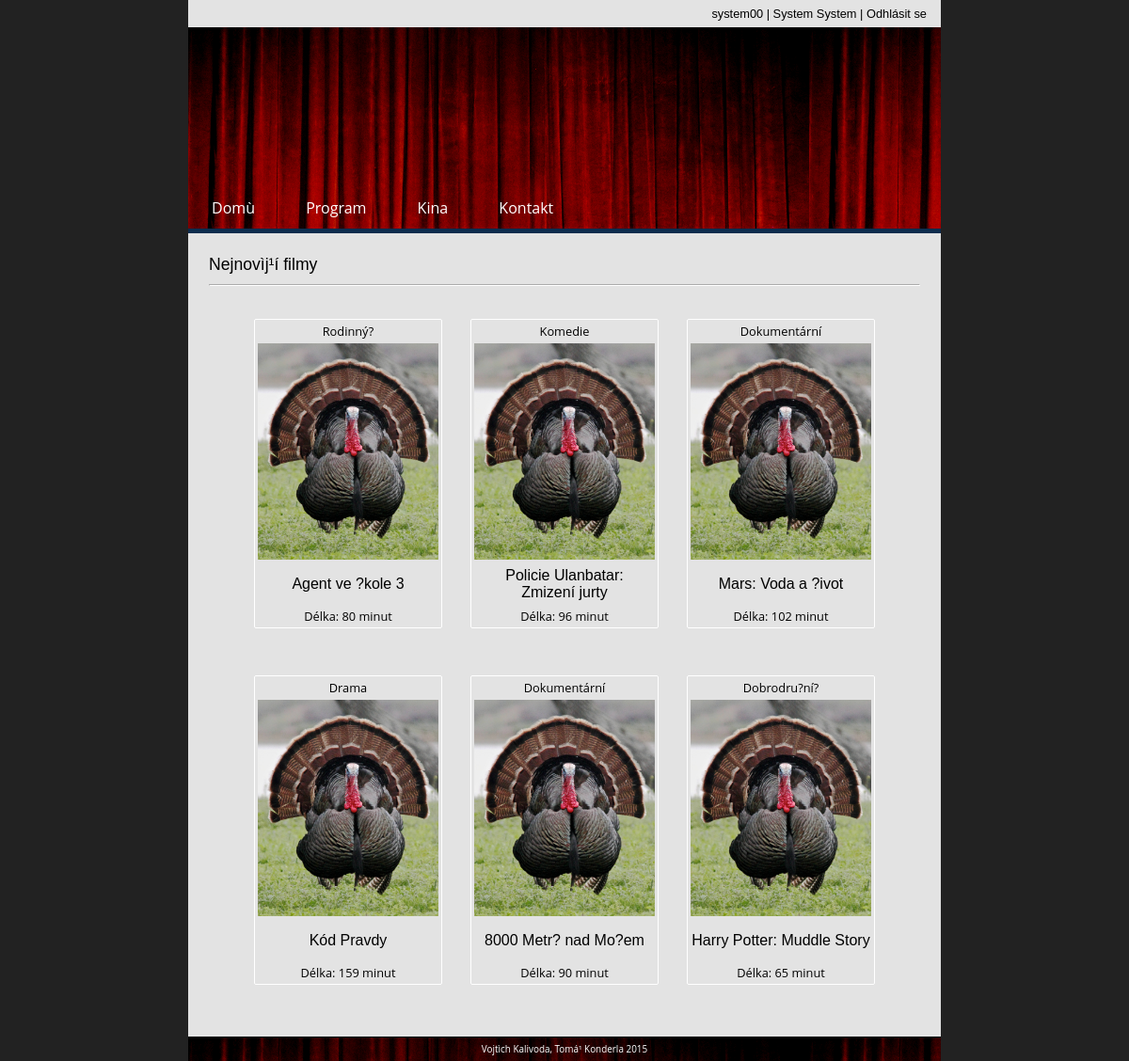
/index.php (signed in), run on the app's committed database.
### tables this page shows
CREATE TABLE `Klient` (
	`id_klienta` int(10) NOT NULL AUTO_INCREMENT PRIMARY KEY,
	jmeno VARCHAR(50) NOT NULL,
	prijmeni  VARCHAR(50) NOT NULL,
	username VARCHAR(50) UNIQUE NOT NULL,
	heslo VARCHAR(50) NOT NULL,
	vek INTEGER
);

CREATE TABLE `Film` (
	`id_filmu` INTEGER NOT NULL AUTO_INCREMENT PRIMARY KEY,
	`id_zanru` INTEGER NOT NULL,
	nazev VARCHAR(50) NOT NULL,
	autor  VARCHAR(50),
	delka INTEGER,
	datum_prijeti DATETIME,
	obrazek_cesta VARCHAR(50)
);

CREATE TABLE `Zanr` (
	`id_zanru` int NOT NULL AUTO_INCREMENT PRIMARY KEY,
	nazev VARCHAR(512) NOT NULL
);

### core.php (called while the page is built, shortened)
<?php
	require_once 'db_connection.php';
	$_userLogged_ = false;
	$_userRights_ = 0;
	if( isset($_SESSION['user']) and $_SESSION['user'] != "" )
		$_userLogged_ = $_SESSION['user'];
	if( isset($_SESSION['rights']) and $_SESSION['rights'] != "")
		$_userRights_ = $_SESSION['rights'];
	include 'header.php';
?>

### index.php (the view, shortened to what this page needs)
<?php
	require_once 'core.php';
?>
<!DOCTYPE HTML PUBLIC "-//W3C//DTD HTML 4.01 Transitional//EN>
<html>
<head>
	<link rel="stylesheet" href="css/style.css">
</head>
<body>
	<div class="content">
		<h2>Nejnovìj¹í filmy</h2>
		<hr noshade>
		<?php
			$sql = "SELECT F.nazev AS Fnazev, F.autor, F.delka, Z.nazev AS Znazev
					FROM Film F JOIN Zanr Z
					ON F.id_zanru = Z.id_zanru
					ORDER BY id_filmu
					DESC LIMIT 6";
			$result = $db->query($sql);
			if ($result->num_rows > 0)
			{
				$divide = 0;
				while($row = $result->fetch_assoc())
				{
					if($divide % 3 == 0)
						echo("<div class='movies'>");
					echo("<table class='moviesTable' >");
					echo("<tr><td><span class='description'>" . $row["Znazev"] . "</span></td></tr>");
					echo("<tr><td height='230px'><img src='img/movies/asd.jpg' width='100%' height='100%'></td></tr>");
					echo("<tr><td height='45px'><span class=''>" . $row["Fnazev"] . "</span></td></tr>");
					echo("<tr><td><span class='description'>Délka: " . $row["delka"] . " minut</span></td></tr>");
					echo("</table>");
					if($divide % 3 == 2)
						echo("</div>");
					$divide++;
				}
			}
			else
			    echo ("Doslo k SQL chybe: " . $db->error);
		?>
	</div>
	<?php include 'footer.php'; ?>
</body>
</html>

### header.php (shortened to what this page needs)
<div class="topbar">
	<?php
		if( $_userLogged_ )
		{
			if( $_userRights_ <= USER_RIGHTS )
			{
				$sql = "SELECT *
						FROM Klient
						WHERE id_klienta = '" . $_userLogged_ . "'";
			}
			else
			{
				$sql = "SELECT *
						FROM Zamestnanec
						WHERE id_zamestnance = '" . $_userLogged_ . "'";
			}
			$result = $db->query($sql);
			if( $result->num_rows == 1 )
			{
				$row = $result->fetch_assoc();
				if( $_userRights_ <= USER_RIGHTS )
					echo($row['username']);
				else
					echo($row['login']);
				echo(" | " . $row['jmeno'] . " " . $row['prijmeni'] . " | ");
				?>
					<a href="logout.php">Odhlásit se</a>
				<?php
			}
			else
			{
				?>
					<a href="login.php">Pøihlásit se</a>
				<?php
			}
		}
		else
		{
			?>
				<a href="login.php">Pøihlásit se</a>
			<?php
		}
	?>
</div>
<div class="mainMenu">
	<div class="menu">
		<div class="menuBG">
			<a href="index.php" class="menuItem">Domù</a>
			<a href="program.php" class="menuItem">Program</a>
			<a href="cinemas.php" class="menuItem">Kina</a>
			<a href="contact.php" class="menuItem">Kontakt</a>
		</div>
	</div>
</div>

### css/style.css (style rules this page uses)
.topbar { background: #e3e3e3; height: 29px; line-height: 29px; text-align: right; color: #000000; font-size: 0.8em; padding-right: 15px; }
.topbar a { text-decoration: none; color: #000000; }
body { font: 16px/1.5 Georgia, Verdana, Arial; margin: 0 auto; width: 800px; color: #000000; background-color: #222222; height:100%; }
.content { padding-top: 20px; padding-bottom: 20px; padding-left: 22px; padding-right: 22px; background-color: #e3e3e3; text-align: center; height: auto; min-height: 100%; }
h1, h2 { color: #000000; font-size: 1.7em; font-weight: normal; font-family: Verdana, Geneva, sans-serif; text-align: left; margin: 0px; }
h2 { font-size: 1.1em; }
.movies { color: #31A9B8; text-align: center; margin: 20px; }
.description { font-size: 0.8em; font-family: 'Open Sans', Verdana, 'Geneva CE', lucida, sans-serif; }
.mainMenu { background-image: url('../img/header.png'); font-family: 'Open Sans', Verdana, 'Geneva CE', lucida, sans-serif; border-bottom: 5px solid rgba(12,45,78,11); padding-top: 80px; width: 100%; }
.menu { font-size: 1.0em; text-align: left; margin-top: 100px; padding-bottom: 10px; }
.menu a { text-decoration: none; border-bottom: none; color: white; }
.menuItem { padding-right: 25px; padding-left: 25px; }
table { text-align: center; color: #000000; }
.moviesTable { height: 230px; width: 200px; margin: 15px; border-radius: 2px; border: 1px solid #fff; display: inline-table; }
hr { border-color: #fff; border-style: inset; }

### data on the page
klient: username "system00", jmeno "System", prijmeni "System"
film: id_zanru.nazev "Rodinný?", nazev "Agent ve ?kole 3", delka "80"
film: id_zanru.nazev "Komedie", nazev "Policie Ulanbatar: Zmizení­ jurty", delka "96"
film: id_zanru.nazev "Dokumentární­", nazev "Mars: Voda a ?ivot", delka "102"
film: id_zanru.nazev "Drama", nazev "Kód Pravdy", delka "159"
film: id_zanru.nazev "Dokumentární­", nazev "8000 Metr? nad Mo?em", delka "90"
film: id_zanru.nazev "Dobrodru?ní?", nazev "Harry Potter: Muddle Story", delka "65"
